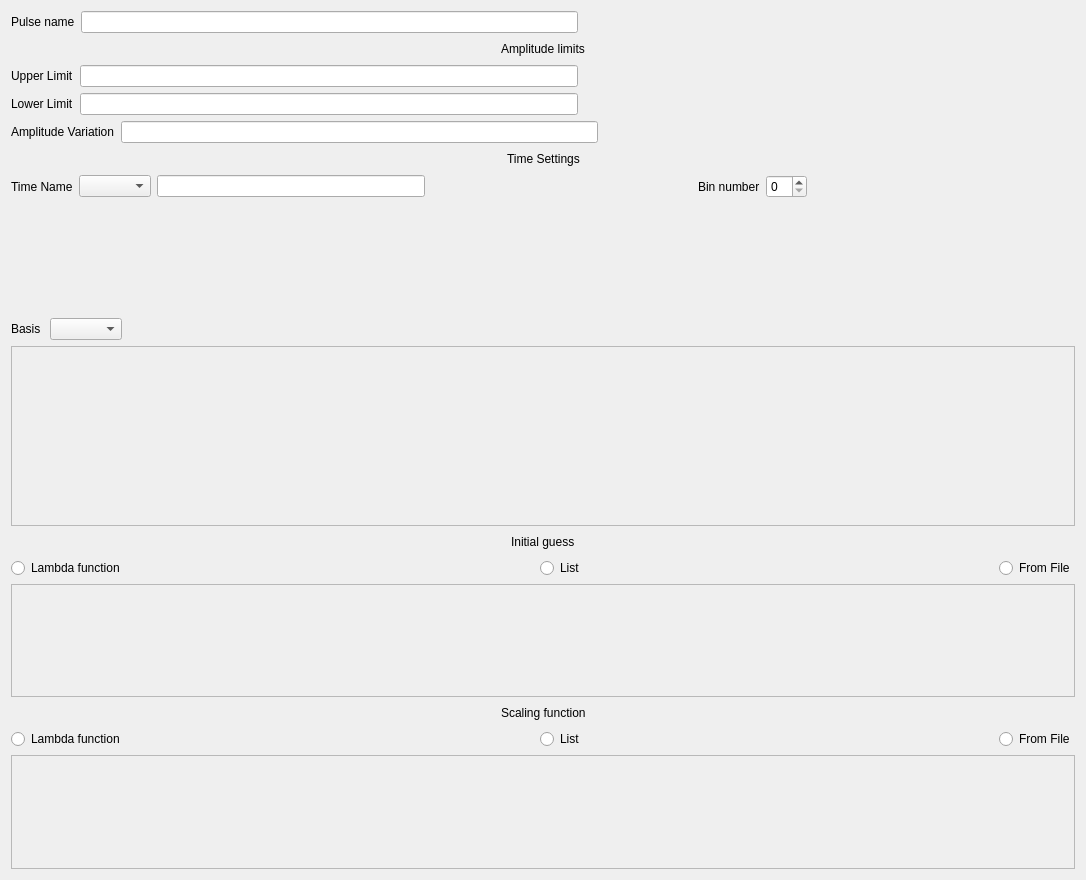
<?xml version="1.0" encoding="UTF-8"?>
<ui version="4.0">
 <class>Form</class>
 <widget class="QWidget" name="Form">
  <property name="geometry">
   <rect>
    <x>0</x>
    <y>0</y>
    <width>1086</width>
    <height>880</height>
   </rect>
  </property>
  <property name="windowTitle">
   <string>Form</string>
  </property>
  <layout class="QVBoxLayout" name="verticalLayout">
   <item>
    <layout class="QHBoxLayout" name="horizontalLayout_7">
     <item>
      <widget class="QLabel" name="label_5">
       <property name="text">
        <string>Pulse name</string>
       </property>
      </widget>
     </item>
     <item>
      <widget class="QLineEdit" name="pulse_name_line_edit"/>
     </item>
     <item>
      <spacer name="horizontalSpacer_12">
       <property name="orientation">
        <enum>Qt::Horizontal</enum>
       </property>
       <property name="sizeHint" stdset="0">
        <size>
         <width>40</width>
         <height>20</height>
        </size>
       </property>
      </spacer>
     </item>
    </layout>
   </item>
   <item>
    <layout class="QHBoxLayout" name="horizontalLayout_2">
     <item>
      <spacer name="horizontalSpacer_2">
       <property name="orientation">
        <enum>Qt::Horizontal</enum>
       </property>
       <property name="sizeHint" stdset="0">
        <size>
         <width>40</width>
         <height>20</height>
        </size>
       </property>
      </spacer>
     </item>
     <item>
      <widget class="QLabel" name="label_2">
       <property name="text">
        <string>Amplitude limits</string>
       </property>
      </widget>
     </item>
     <item>
      <spacer name="horizontalSpacer_11">
       <property name="orientation">
        <enum>Qt::Horizontal</enum>
       </property>
       <property name="sizeHint" stdset="0">
        <size>
         <width>40</width>
         <height>20</height>
        </size>
       </property>
      </spacer>
     </item>
    </layout>
   </item>
   <item>
    <layout class="QHBoxLayout" name="horizontalLayout_8">
     <item>
      <widget class="QLabel" name="label_6">
       <property name="text">
        <string>Upper Limit</string>
       </property>
      </widget>
     </item>
     <item>
      <widget class="QLineEdit" name="upper_limit_line_edit"/>
     </item>
     <item>
      <spacer name="horizontalSpacer_13">
       <property name="orientation">
        <enum>Qt::Horizontal</enum>
       </property>
       <property name="sizeHint" stdset="0">
        <size>
         <width>40</width>
         <height>20</height>
        </size>
       </property>
      </spacer>
     </item>
    </layout>
   </item>
   <item>
    <layout class="QHBoxLayout" name="horizontalLayout_9">
     <item>
      <widget class="QLabel" name="label_7">
       <property name="text">
        <string>Lower Limit</string>
       </property>
      </widget>
     </item>
     <item>
      <widget class="QLineEdit" name="lower_limit_line_edit"/>
     </item>
     <item>
      <spacer name="horizontalSpacer_14">
       <property name="orientation">
        <enum>Qt::Horizontal</enum>
       </property>
       <property name="sizeHint" stdset="0">
        <size>
         <width>40</width>
         <height>20</height>
        </size>
       </property>
      </spacer>
     </item>
    </layout>
   </item>
   <item>
    <layout class="QHBoxLayout" name="horizontalLayout_12">
     <item>
      <widget class="QLabel" name="label_11">
       <property name="text">
        <string>Amplitude Variation</string>
       </property>
      </widget>
     </item>
     <item>
      <widget class="QLineEdit" name="amplitude_variation_line_edit"/>
     </item>
     <item>
      <spacer name="horizontalSpacer_19">
       <property name="orientation">
        <enum>Qt::Horizontal</enum>
       </property>
       <property name="sizeHint" stdset="0">
        <size>
         <width>40</width>
         <height>20</height>
        </size>
       </property>
      </spacer>
     </item>
    </layout>
   </item>
   <item>
    <layout class="QHBoxLayout" name="horizontalLayout_10">
     <item>
      <spacer name="horizontalSpacer_15">
       <property name="orientation">
        <enum>Qt::Horizontal</enum>
       </property>
       <property name="sizeHint" stdset="0">
        <size>
         <width>40</width>
         <height>20</height>
        </size>
       </property>
      </spacer>
     </item>
     <item>
      <widget class="QLabel" name="label_8">
       <property name="text">
        <string>Time Settings</string>
       </property>
      </widget>
     </item>
     <item>
      <spacer name="horizontalSpacer_16">
       <property name="orientation">
        <enum>Qt::Horizontal</enum>
       </property>
       <property name="sizeHint" stdset="0">
        <size>
         <width>40</width>
         <height>20</height>
        </size>
       </property>
      </spacer>
     </item>
    </layout>
   </item>
   <item>
    <layout class="QHBoxLayout" name="horizontalLayout_11">
     <item>
      <widget class="QLabel" name="label_9">
       <property name="text">
        <string>Time Name</string>
       </property>
      </widget>
     </item>
     <item>
      <widget class="QComboBox" name="time_name_combobox"/>
     </item>
     <item>
      <widget class="QLineEdit" name="time_line_edit"/>
     </item>
     <item>
      <spacer name="horizontalSpacer_17">
       <property name="orientation">
        <enum>Qt::Horizontal</enum>
       </property>
       <property name="sizeHint" stdset="0">
        <size>
         <width>40</width>
         <height>20</height>
        </size>
       </property>
      </spacer>
     </item>
     <item>
      <widget class="QLabel" name="label_10">
       <property name="text">
        <string>Bin number</string>
       </property>
      </widget>
     </item>
     <item>
      <widget class="QSpinBox" name="bins_number_spinbox"/>
     </item>
     <item>
      <spacer name="horizontalSpacer_18">
       <property name="orientation">
        <enum>Qt::Horizontal</enum>
       </property>
       <property name="sizeHint" stdset="0">
        <size>
         <width>40</width>
         <height>20</height>
        </size>
       </property>
      </spacer>
     </item>
    </layout>
   </item>
   <item>
    <spacer name="verticalSpacer">
     <property name="orientation">
      <enum>Qt::Vertical</enum>
     </property>
     <property name="sizeHint" stdset="0">
      <size>
       <width>20</width>
       <height>100</height>
      </size>
     </property>
    </spacer>
   </item>
   <item>
    <layout class="QHBoxLayout" name="horizontalLayout">
     <item>
      <widget class="QLabel" name="label">
       <property name="text">
        <string>Basis </string>
       </property>
      </widget>
     </item>
     <item>
      <widget class="QComboBox" name="basis_combobox"/>
     </item>
     <item>
      <spacer name="horizontalSpacer">
       <property name="orientation">
        <enum>Qt::Horizontal</enum>
       </property>
       <property name="sizeHint" stdset="0">
        <size>
         <width>40</width>
         <height>20</height>
        </size>
       </property>
      </spacer>
     </item>
    </layout>
   </item>
   <item>
    <widget class="QScrollArea" name="basis_scroll_area">
     <property name="sizePolicy">
      <sizepolicy hsizetype="Expanding" vsizetype="MinimumExpanding">
       <horstretch>0</horstretch>
       <verstretch>0</verstretch>
      </sizepolicy>
     </property>
     <property name="minimumSize">
      <size>
       <width>901</width>
       <height>180</height>
      </size>
     </property>
     <property name="widgetResizable">
      <bool>true</bool>
     </property>
     <widget class="QWidget" name="scrollAreaWidgetContents">
      <property name="geometry">
       <rect>
        <x>0</x>
        <y>0</y>
        <width>1066</width>
        <height>178</height>
       </rect>
      </property>
     </widget>
    </widget>
   </item>
   <item>
    <layout class="QHBoxLayout" name="horizontalLayout_3">
     <item>
      <spacer name="horizontalSpacer_3">
       <property name="orientation">
        <enum>Qt::Horizontal</enum>
       </property>
       <property name="sizeHint" stdset="0">
        <size>
         <width>40</width>
         <height>20</height>
        </size>
       </property>
      </spacer>
     </item>
     <item>
      <widget class="QLabel" name="label_3">
       <property name="text">
        <string>Initial guess</string>
       </property>
      </widget>
     </item>
     <item>
      <spacer name="horizontalSpacer_4">
       <property name="orientation">
        <enum>Qt::Horizontal</enum>
       </property>
       <property name="sizeHint" stdset="0">
        <size>
         <width>40</width>
         <height>20</height>
        </size>
       </property>
      </spacer>
     </item>
    </layout>
   </item>
   <item>
    <layout class="QHBoxLayout" name="horizontalLayout_4">
     <item>
      <widget class="QRadioButton" name="lambda_initial_guess_radio_button">
       <property name="text">
        <string>Lambda function</string>
       </property>
      </widget>
     </item>
     <item>
      <spacer name="horizontalSpacer_5">
       <property name="orientation">
        <enum>Qt::Horizontal</enum>
       </property>
       <property name="sizeHint" stdset="0">
        <size>
         <width>40</width>
         <height>20</height>
        </size>
       </property>
      </spacer>
     </item>
     <item>
      <widget class="QRadioButton" name="list_initial_guess_radio_button">
       <property name="text">
        <string>List</string>
       </property>
      </widget>
     </item>
     <item>
      <spacer name="horizontalSpacer_6">
       <property name="orientation">
        <enum>Qt::Horizontal</enum>
       </property>
       <property name="sizeHint" stdset="0">
        <size>
         <width>40</width>
         <height>20</height>
        </size>
       </property>
      </spacer>
     </item>
     <item>
      <widget class="QRadioButton" name="from_file_initial_guess_radio_button">
       <property name="text">
        <string>From File</string>
       </property>
      </widget>
     </item>
    </layout>
   </item>
   <item>
    <widget class="QScrollArea" name="initial_guess_scroll_area">
     <property name="sizePolicy">
      <sizepolicy hsizetype="Preferred" vsizetype="MinimumExpanding">
       <horstretch>0</horstretch>
       <verstretch>0</verstretch>
      </sizepolicy>
     </property>
     <property name="minimumSize">
      <size>
       <width>901</width>
       <height>20</height>
      </size>
     </property>
     <property name="widgetResizable">
      <bool>true</bool>
     </property>
     <widget class="QWidget" name="scrollAreaWidgetContents_2">
      <property name="geometry">
       <rect>
        <x>0</x>
        <y>0</y>
        <width>1066</width>
        <height>94</height>
       </rect>
      </property>
     </widget>
    </widget>
   </item>
   <item>
    <layout class="QHBoxLayout" name="horizontalLayout_5">
     <item>
      <spacer name="horizontalSpacer_7">
       <property name="orientation">
        <enum>Qt::Horizontal</enum>
       </property>
       <property name="sizeHint" stdset="0">
        <size>
         <width>40</width>
         <height>20</height>
        </size>
       </property>
      </spacer>
     </item>
     <item>
      <widget class="QLabel" name="label_4">
       <property name="text">
        <string>Scaling function</string>
       </property>
      </widget>
     </item>
     <item>
      <spacer name="horizontalSpacer_8">
       <property name="orientation">
        <enum>Qt::Horizontal</enum>
       </property>
       <property name="sizeHint" stdset="0">
        <size>
         <width>40</width>
         <height>20</height>
        </size>
       </property>
      </spacer>
     </item>
    </layout>
   </item>
   <item>
    <layout class="QHBoxLayout" name="horizontalLayout_6">
     <item>
      <widget class="QRadioButton" name="lambda_scaling_function_radio_button">
       <property name="text">
        <string>Lambda function</string>
       </property>
      </widget>
     </item>
     <item>
      <spacer name="horizontalSpacer_9">
       <property name="orientation">
        <enum>Qt::Horizontal</enum>
       </property>
       <property name="sizeHint" stdset="0">
        <size>
         <width>40</width>
         <height>20</height>
        </size>
       </property>
      </spacer>
     </item>
     <item>
      <widget class="QRadioButton" name="list_scaling_function_radio_button">
       <property name="text">
        <string>List</string>
       </property>
      </widget>
     </item>
     <item>
      <spacer name="horizontalSpacer_10">
       <property name="orientation">
        <enum>Qt::Horizontal</enum>
       </property>
       <property name="sizeHint" stdset="0">
        <size>
         <width>40</width>
         <height>20</height>
        </size>
       </property>
      </spacer>
     </item>
     <item>
      <widget class="QRadioButton" name="from_file_scaling_function_radio_button">
       <property name="text">
        <string>From File</string>
       </property>
      </widget>
     </item>
    </layout>
   </item>
   <item>
    <widget class="QScrollArea" name="scaling_function_scroll_area">
     <property name="sizePolicy">
      <sizepolicy hsizetype="Preferred" vsizetype="MinimumExpanding">
       <horstretch>0</horstretch>
       <verstretch>0</verstretch>
      </sizepolicy>
     </property>
     <property name="minimumSize">
      <size>
       <width>901</width>
       <height>20</height>
      </size>
     </property>
     <property name="widgetResizable">
      <bool>true</bool>
     </property>
     <widget class="QWidget" name="scrollAreaWidgetContents_3">
      <property name="geometry">
       <rect>
        <x>0</x>
        <y>0</y>
        <width>1066</width>
        <height>93</height>
       </rect>
      </property>
     </widget>
    </widget>
   </item>
  </layout>
 </widget>
 <resources/>
 <connections/>
</ui>
